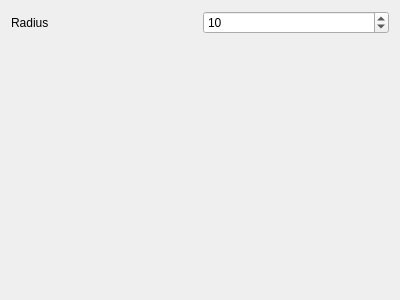
<?xml version="1.0" encoding="UTF-8"?>
<ui version="4.0">
 <class>MouseBrush_Widget</class>
 <widget class="QWidget" name="MouseBrush_Widget">
  <property name="geometry">
   <rect>
    <x>0</x>
    <y>0</y>
    <width>400</width>
    <height>300</height>
   </rect>
  </property>
  <property name="windowTitle">
   <string>Form</string>
  </property>
  <layout class="QVBoxLayout" name="verticalLayout">
   <item>
    <layout class="QHBoxLayout" name="horizontalLayout">
     <item>
      <widget class="QLabel" name="label">
       <property name="text">
        <string>Radius</string>
       </property>
      </widget>
     </item>
     <item>
      <widget class="QSpinBox" name="area_spinBox">
       <property name="value">
        <number>10</number>
       </property>
      </widget>
     </item>
    </layout>
   </item>
   <item>
    <spacer name="verticalSpacer">
     <property name="orientation">
      <enum>Qt::Orientation::Vertical</enum>
     </property>
     <property name="sizeHint" stdset="0">
      <size>
       <width>20</width>
       <height>40</height>
      </size>
     </property>
    </spacer>
   </item>
  </layout>
 </widget>
 <resources/>
 <connections/>
</ui>
